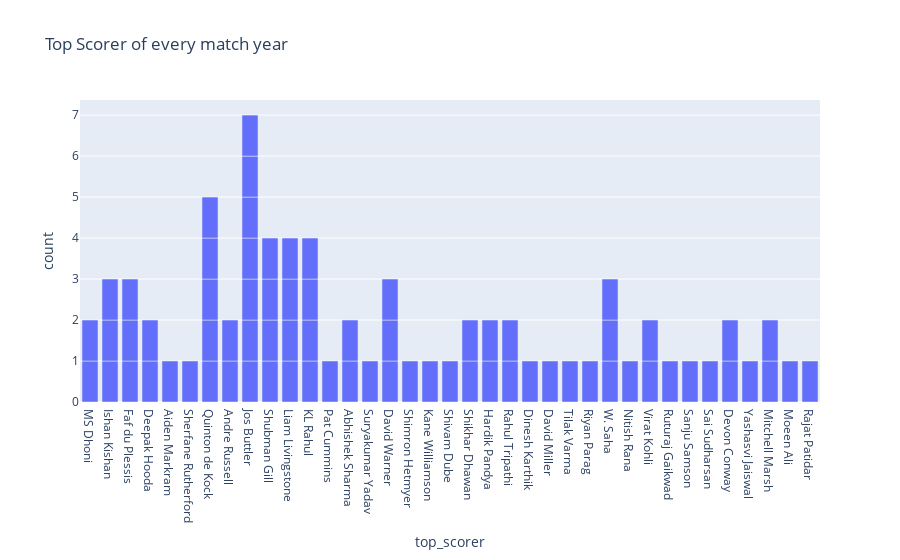

The code cell stored with this chart in its notebook:
### Code cell
#data['top_scorer'].value_counts().head(5).plot( kind="pie", autopct="%.2f")

#plt.show()
figure = px.bar(data, x=data["top_scorer"],
            title="Top Scorer of every match year")
figure.show()

### Figure 1 — Plotly figure (JSON) as saved in the notebook; plotly's stock layout.template omitted (floating-point values rounded to 4 significant figures)
{"data": [{"alignmentgroup": "True", "hovertemplate": "top_scorer=%{x}<br>count=%{y}<extra></extra>", "legendgroup": "", "marker": {"color": "#636efa", "pattern": {"shape": ""}}, "name": "", "offsetgroup": "", "orientation": "v", "showlegend": false, "textposition": "auto", "type": "bar", "x": ["MS Dhoni", "Ishan Kishan", "Faf du Plessis", "Deepak Hooda", "Aiden Markram", "Sherfane Rutherford", "Quinton de Kock", "Andre Russell", "Jos Buttler", "Shubman Gill", "Liam Livingstone", "KL Rahul", "Jos Buttler", "Pat Cummins", "Quinton de Kock", "Shubman Gill", "Abhishek Sharma", "Suryakumar Yadav", "David Warner", "Shimron Hetmyer", "Kane Williamson", "Shivam Dube", "Shikhar Dhawan", "Hardik Pandya", "Rahul Tripathi", "KL Rahul", "Dinesh Karthik", "Liam Livingstone", "David Miller", "Jos Buttler", "Faf du Plessis", "David Warner", "Tilak Varma", "Jos Buttler", "Hardik Pandya", "Abhishek Sharma", "KL Rahul", "Shikhar Dhawan", "Riyan Parag", "W. Saha", "Nitish Rana", "Quinton de Kock", "Virat Kohli", "Jos Buttler", "KL Rahul", "Ruturaj Gaikwad", "Sanju Samson", "Sai Sudharsan", "Devon Conway", "David Warner", "W. Saha", "Yashasvi Jaiswal", "Quinton de Kock", "Faf du Plessis", "Devon Conway", "Ishan Kishan", "Shubman Gill", "Mitchell Marsh", "MS Dhoni", "Liam Livingstone", "Andre Russell", "W. Saha", "Deepak Hooda", "Mitchell Marsh", "Rahul Tripathi", "Quinton de Kock", "Virat Kohli", "Moeen Ali", "Ishan Kishan", "Liam Livingstone", "Jos Buttler", "Rajat Patidar", "Jos Buttler", "Shubman Gill"], "xaxis": "x", "y": [1, 1, 1, 1, 1, 1, 1, 1, 1, 1, 1, 1, 1, 1, 1, 1, 1, 1, 1, 1, 1, 1, 1, 1, 1, 1, 1, 1, 1, 1, 1, 1, 1, 1, 1, 1, 1, 1, 1, 1, 1, 1, 1, 1, 1, 1, 1, 1, 1, 1, 1, 1, 1, 1, 1, 1, 1, 1, 1, 1, 1, 1, 1, 1, 1, 1, 1, 1, 1, 1, 1, 1, 1, 1], "yaxis": "y"}], "layout": {"barmode": "relative", "legend": {"tracegroupgap": 0}, "title": {"text": "Top Scorer of every match year"}, "xaxis": {"anchor": "y", "domain": [0, 1], "title": {"text": "top_scorer"}}, "yaxis": {"anchor": "x", "domain": [0, 1], "title": {"text": "count"}}}}
